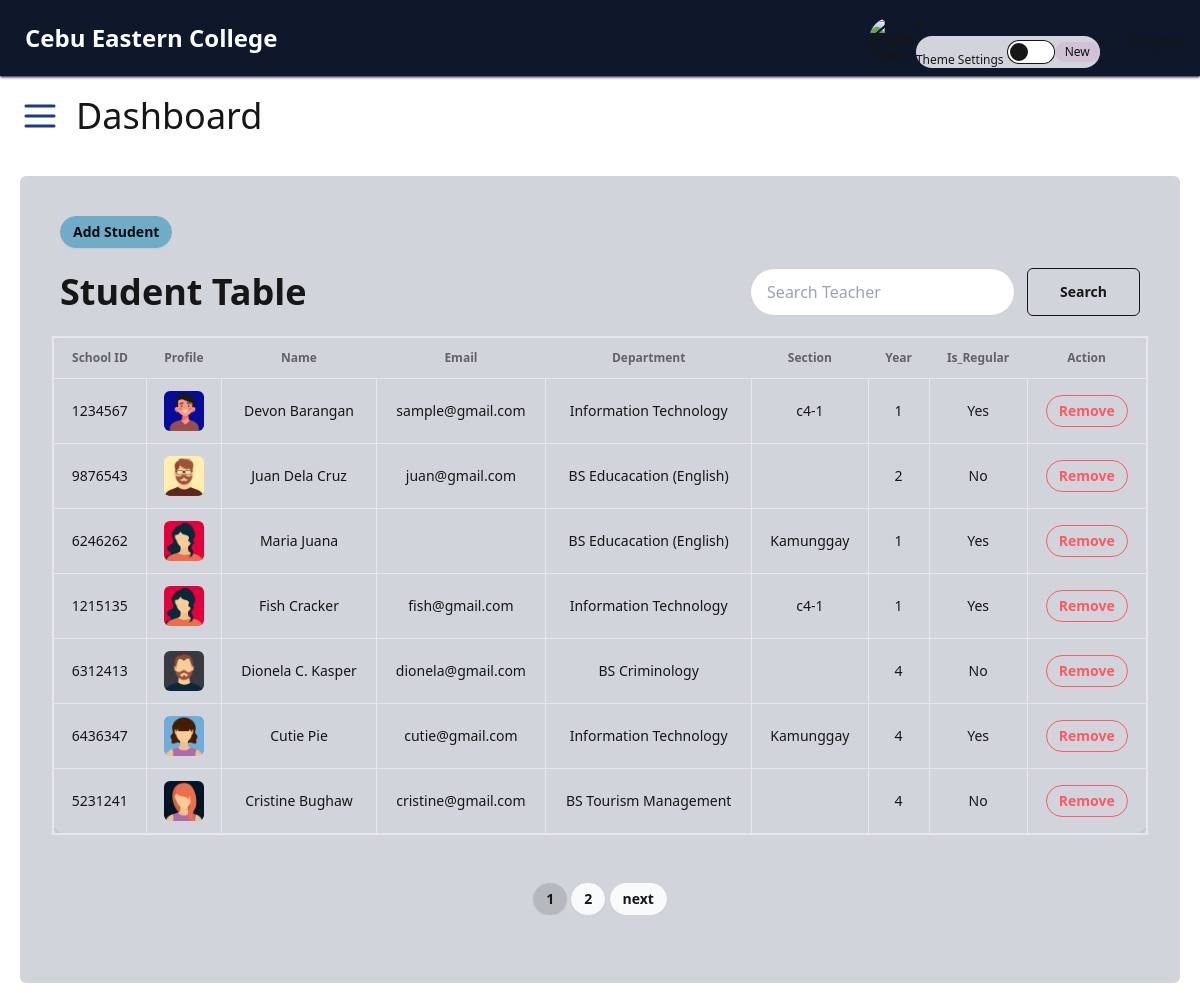
Screenshot of /admin/manage_student.php with the database file from the repository.
### tables this page shows
CREATE TABLE `tblstudent` (
  `student_id` int(11) NOT NULL,
  `school_id` int(11) NOT NULL,
  `name` varchar(255) NOT NULL,
  `email` varchar(255) NOT NULL,
  `department_id` int(11) NOT NULL,
  `password` varchar(255) NOT NULL,
  `year_level` int(11) NOT NULL,
  `image` varchar(255) NOT NULL
);

CREATE TABLE `tbldepartment` (
  `department_id` int(11) NOT NULL,
  `department_name` varchar(255) NOT NULL
);

CREATE TABLE `tblsection` (
  `section_id` int(11) NOT NULL,
  `section_name` varchar(255) NOT NULL,
  `year_level` int(11) NOT NULL
);

### admin/manage_student.php (the view, shortened to what this page needs)
<?php
include('../database/models/dbconnect.php');
$results_per_page = 7;
if (isset($_GET["page"])) {
  $page = $_GET["page"];
} else {
  $page = 1;
}
$start_from = ($page - 1) * $results_per_page;
$sql = "SELECT s.student_id, s.school_id, s.name, s.email, s.year_level, s.image,
        d.department_name, sec.section_name, ss.is_regular
        FROM tblstudent s
        LEFT JOIN `tbldepartment` d ON s.department_id = d.department_id
        LEFT JOIN `tblstudent_section` ss ON s.student_id = ss.student_id
        LEFT JOIN `tblsection` sec ON ss.section_id = sec.section_id";
$sql_with_limit = $sql . " LIMIT $start_from, $results_per_page";
$result = $conn->query($sql_with_limit);
$total_results = $conn->query($sql);
$total_pages = ceil($total_results->num_rows / $results_per_page);
?>
<?php include('../admin/header.php'); ?>
<!DOCTYPE html>
<html lang="en">
<head>
</head>
<body>
  <div class="p-5 m-5 bg-base-300 rounded-md">
    <section class="m-5">
      <button class="btn btn-sm btn-neutral" onclick="my_modal_2.showModal()">Add Student</button>
    </section>
    <section>
      <div class="m-5">
        <div class="flex justify-between items-center">
          <div class="flex justify-start items-center">
            <div>
              <h1 class="font-semibold float-left sm:text-4xl md:text-4xl">Student Table</h1>
            </div>
          </div>
          <div>
            <form action="<?php echo htmlspecialchars($_SERVER['PHP_SELF']); ?>" method="get">
              <div class="flex justify-evenly items-center gap-3">
                <div>
                  <input
                    type="text"
                    name="search"
                    placeholder="Search Teacher"
                    class="input input-bordered w-full max-w-xs" />
                </div>
                <div>
                  <input
                    type="submit"
                    value="Search"
                    name="enter"
                    class="px-8 py-3 rounded-md cursor-pointer btn btn-md btn-outline">
                </div>
              </div>
            </form>
          </div>
        </div>
      </div>
    </section>
    <section>
      <div class="overflow-y-auto m-3">
        <table class="table border border-2 shadow">
          <thead>
            <tr class="text-center">
              <th>School ID</th>
              <th>Profile</th>
              <th>Name</th>
              <th>Email</th>
              <th>Department</th>
              <th>Section</th>
              <th>Year</th>
              <th>Is_Regular</th>
              <th>Action</th>
            </tr>
          </thead>
          <tbody>
            <?php if ($result->num_rows > 0): ?>
              <?php while ($row = $result->fetch_assoc()): ?>
                <tr class="border-b hover cursor-pointer text-center">
                  <td class="border"><?php echo htmlspecialchars($row['school_id']); ?></td>
                  <td class="border">
                    <div class="flex justify-center items-center">
                      <div>
                        <?php if ($row['image']): ?>
                          <img src="../upload/pics/<?php echo htmlspecialchars($row['image']); ?>" alt="Student Image"
                            class="w-10 h-10 rounded-md">
                        <?php else: ?>
                          No Image
                        <?php endif; ?>
                      </div>
                    </div>
                  </td>
                  <td class="border"><?php echo htmlspecialchars($row['name']); ?></td>
                  <td class="border"><?php echo htmlspecialchars($row['email']); ?></td>
                  <td class="border"><?php echo htmlspecialchars($row['department_name']); ?></td>
                  <td class="border"><?php echo htmlspecialchars($row['section_name']); ?></td>
                  <td class="border"><?php echo htmlspecialchars($row['year_level']); ?></td>
                  <td class="border"><?php echo $row['is_regular'] ? 'Yes' : 'No'; ?></td>
                  <td class="border">
                    <a href=" #delete" class="btn btn-sm btn-outline btn-error">Remove</a>
                  </td>
                </tr>
              <?php endwhile; ?>
            <?php else: ?>
              <tr>
                <td colspan="8">No students found.</td>
              </tr>
            <?php endif; ?>
          </tbody>
        </table>
      </div>
    </section>
    <div class="m-5 p-4">
      <section>
        <div class="overflow-y-auto m-3">
          <div class="flex justify-center">
            <div class="btn-group">
              <?php for ($i = 1; $i <= $total_pages; $i++): ?>
                <a href="?page=<?php echo $i; ?><?php if (isset($_GET['search'])) echo '&search=' . $_GET['search']; ?>" class="btn btn-sm <?php if ($i == $page) echo 'btn-active'; ?>"><?php echo $i; ?></a>
              <?php endfor; ?>
              <?php if ($page < $total_pages): ?>
                <a href="?page=<?php echo $page + 1; ?><?php if (isset($_GET['search'])) echo '&search=' . $_GET['search']; ?>" class="btn btn-sm">next</a>
              <?php endif; ?>
            </div>
          </div>
        </div>
      </section>
    </div>
  </div>
  <script src="https://cdn.tailwindcss.com"></script>
</body>
</html>

### rows the page displays
tblstudent: school "1234567", image (picture), name "Devon Barangan", email "sample@gmail.com", department.department_name "Information Technology", tblsection.section_name "c4-1", year_level "1", shows "Yes"
tblstudent: school "9876543", image (picture), name "Juan Dela Cruz", email "juan@gmail.com", department.department_name "BS Educacation (English)", year_level "2", shows "No"
tblstudent: school "6246262", image (picture), name "Maria Juana", department.department_name "BS Educacation (English)", tblsection.section_name "Kamunggay", year_level "1", shows "Yes"
tblstudent: school "1215135", image (picture), name "Fish Cracker", email "fish@gmail.com", department.department_name "Information Technology", tblsection.section_name "c4-1", year_level "1", shows "Yes"
tblstudent: school "6312413", image (picture), name "Dionela C. Kasper", email "dionela@gmail.com", department.department_name "BS Criminology", year_level "4", shows "No"
tblstudent: school "6436347", image (picture), name "Cutie Pie", email "cutie@gmail.com", department.department_name "Information Technology", tblsection.section_name "Kamunggay", year_level "4", shows "Yes"
tblstudent: school "5231241", image (picture), name "Cristine Bughaw", email "cristine@gmail.com", department.department_name "BS Tourism Management", year_level "4", shows "No"
